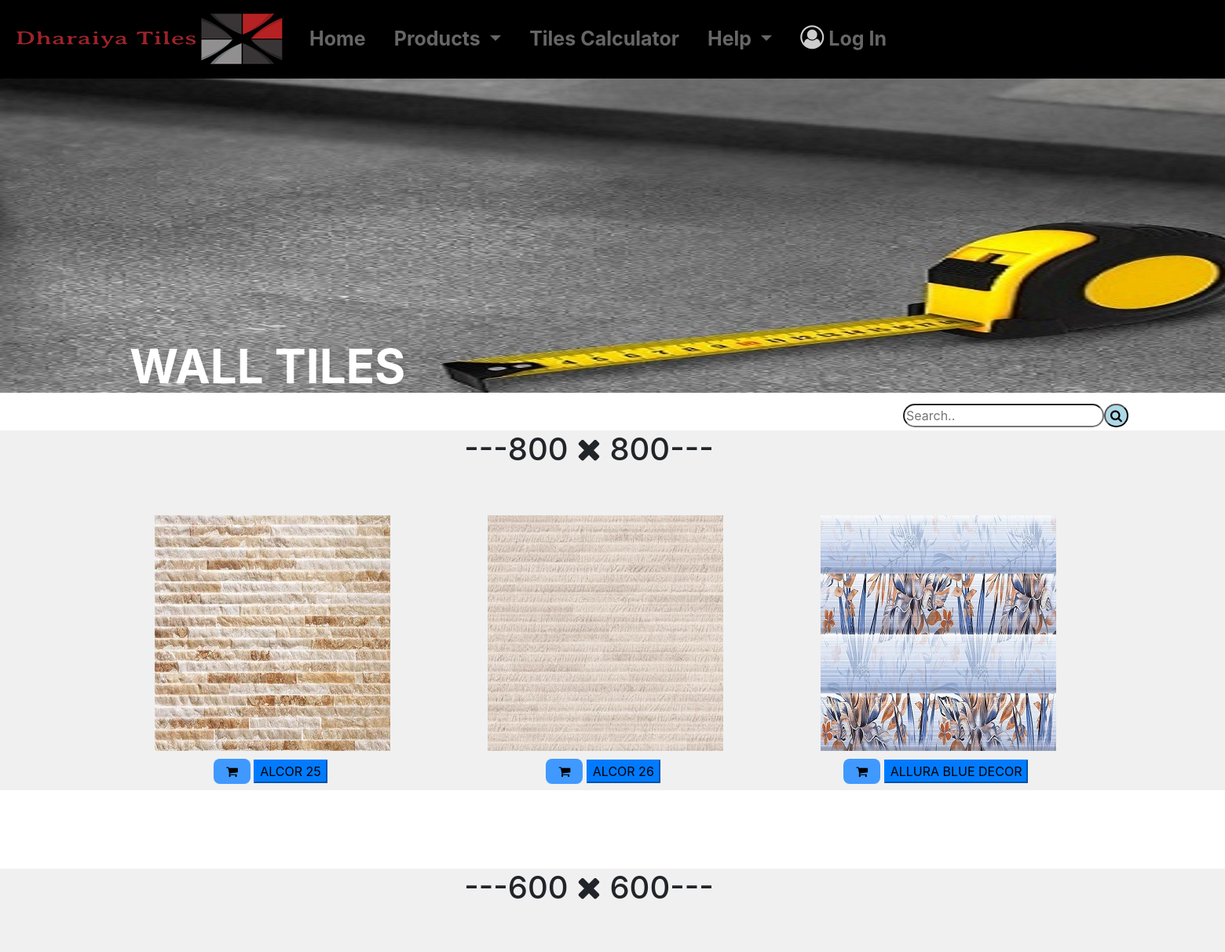
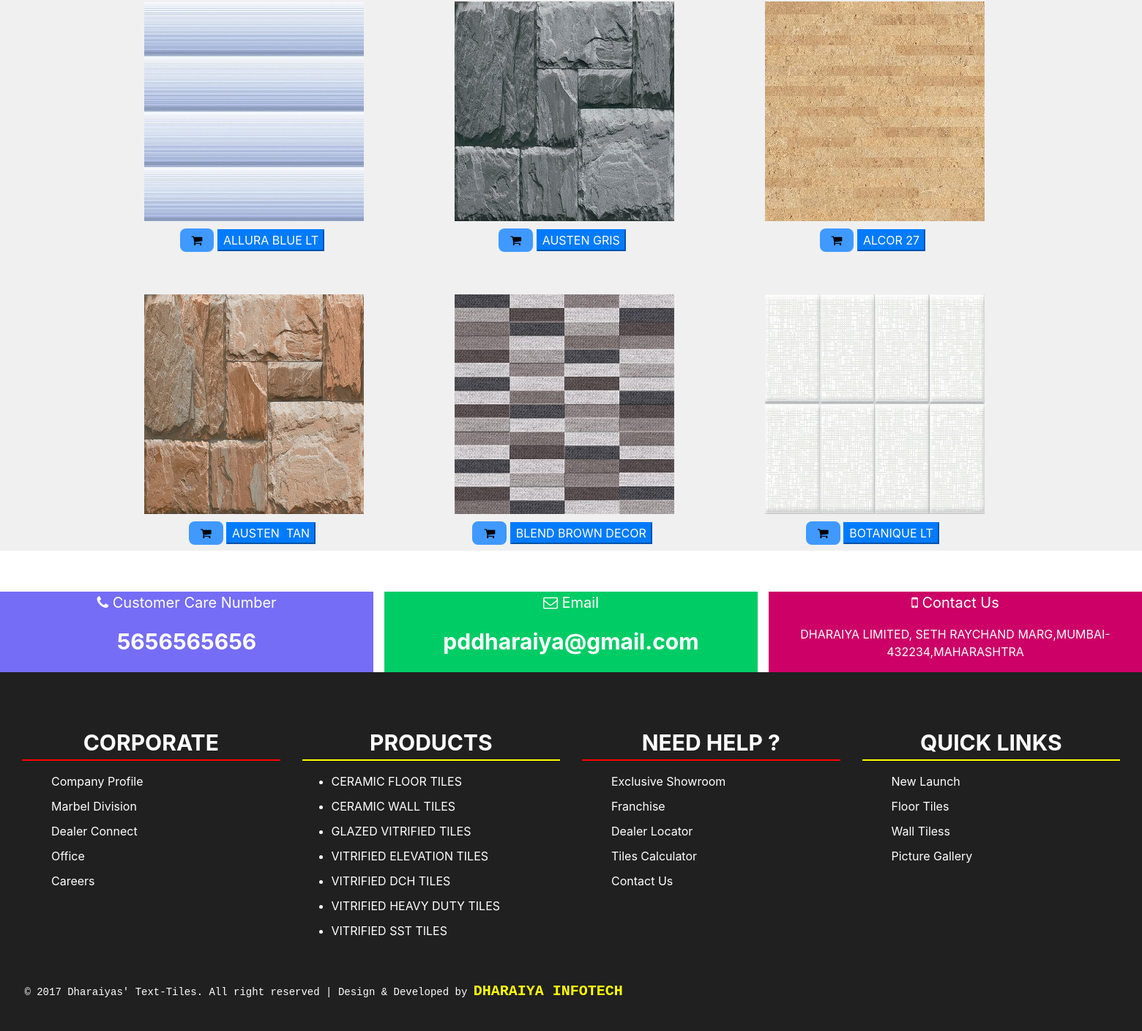
Screenshot of /TilesPage2.php?uid=WALL TILES with the database file from the repository (2 pictures, top to bottom).
### tables this page shows
CREATE TABLE `by_space` (
  `Id` int(10) NOT NULL,
  `Name` varchar(40) NOT NULL,
  `Image` varchar(150) NOT NULL,
  `Tile_Type` varchar(40) NOT NULL,
  `Category` varchar(100) NOT NULL,
  `Finish` varchar(100) NOT NULL,
  `Size` varchar(20) NOT NULL,
  `Price` int(10) NOT NULL
);

CREATE TABLE `categories` (
  `Category` varchar(100) NOT NULL
);

### TilesPage2.php (the view, shortened to what this page needs)
<!DOCTYPE html>
<html>
<head>
    <link rel="stylesheet" href="css/header.css">
    <link rel="stylesheet" href="css/Footer.css">
    <link rel="stylesheet" href="css/TilePage2Css.css">
    <link rel="stylesheet" href="https://maxcdn.bootstrapcdn.com/bootstrap/4.0.0/css/bootstrap.min.css" >
    <link rel="stylesheet" href="css/animate.css">
    <link rel="stylesheet" href="https://cdnjs.cloudflare.com/ajax/libs/font-awesome/4.7.0/css/font-awesome.min.css">
</head>
<body>
<?php
      include('header.php');
?>
<?php
$data=$_GET['uid'];
$data2=$_GET['uid2'];
$data3=$_GET['uid3'];
   if($data != "OUTDOOR TILES " && $data != "LIVING ROOM TILES " && $data != "COMMERCIAL TILES " && $data != "BATHROOM TILES " && $data != "BEDROOM TILES " && $data != "KITCHEN TILES " && $data != "FLOOR TILES " && $data != "WALL TILES " && $data != "CERAMIC TILES " && $data3 != "ECLAT TILES " && $data3 != "GLOSSY TILES " && $data3 != "MATTE TILES " && $data3 != "SATIN MATTE TILES " && $data3 != "LAPATO TILES " && $data3 != "RUSTIC TILES " && $data2 != "CERAMIC WALL TILES " && $data2 != "CERAMIC FLOOR TILES " && $data2 != "GLAZED VITRIFIED TILES " && $data2 != "VITRIFIED ELEVATION TILES " && $data2 != "VITRIFIED DCH TILES " && $data2 != "VITRIFIED HEAVY DUTY TILES " && $data2 != "VITRIFIED SST TILES "){
      echo '<div class="head col-md-12 col-sm-12">
      <figure>';
   }
if($data!=' ')
{
echo '<figcaption><h1 class="wall wow fadeInDown" data-wow-duration="1s" data-wow-delay="0.6s">' . $data .'</h1></figcaption>';
}
?>
</figure>
</div>
<br>
<center>
<form class="form-inline searchFrm sbutton">
        <input type="text" placeholder="Search.." name="search" class="search" id="search">
        <button type="button" class="search_button" >    <i class="fa fa-search"></i></button>
</form>
</center>
<?php
    $sql1="SELECT `Name`,`Tile_Type`, `Image`, `Size`, `Price` FROM `by_space` where (Tile_Type='$data' or Category='$data2' or Finish='$data3')  and size='800 * 800' " ;
    $res=mysqli_query($con,$sql1);
      if (mysqli_num_rows($res) > 0)
      {
        echo '<div class="size">
        <br>
        <h1 class="wow size1 fadeInLeft"> ---800 <i class="fa fa-times" ></i> 800---</h1>
        </div>';
        echo '<section class="tiles row">
        <div class="col-md-1"></div>
        <div class="col-md-10">';
        while ($row = mysqli_fetch_array( $res))
        {
          $name=$row['Name'];
          $type=$row['Tile_Type'];
          $img=$row['Image'];
          $size=$row['Size'];
          $price=$row['Price'];
          echo '<a href="TilesPage3.php ? tile='.$name.'&Tile_type='.$type.'">';
          echo '<center><div class="flipImage col-md-3 col-sm-12 '.ucfirst($name).' '.ucfirst($type).' '.ucfirst($price). ' wow bounceInLeft">';
          echo '<div class="ImageBack">';
          echo '<pre>';
          echo '<b><h3><center>TILES DETAIL </center></h3></b>';
          echo '<b>NAME: </b>' . $name .'<br>';
          echo '<b>TYPE: </b>'. $type .'<br>';
          echo '<b>DISCRIPTION: </b>'. $size .'<br>' ;
          echo '<b>PRICE: </b>' . $price . '<br>';
          echo '</pre>';
          echo '</div>';
          echo '<img src="'.$img.'"><br>';
          echo '<div class="cart"><i class="fa fa-shopping-cart cart2 aria-hidden="true"></i> <input type="button" class="btn-primary" onclick="addToCart('.$name.')" value="'.$name.'" style="color:black;">';
          echo ' </div></center>';
          echo '</a>';
    }
    echo '</div>';
    echo '<div class="col-md-1"></div></section>';
  }
    $sql2="SELECT `Name`,`Tile_Type`, `Image`, `Size`, `Price` FROM `by_space` where (Tile_Type='$data' or Category='$data2') and size='600 * 600' " ;
    $res=mysqli_query($con,$sql2);
      if (mysqli_num_rows($res) > 0)
      {
        echo '<div class="size">
        <h1 class="wow size1 fadeInLeft"> ---600 <i class="fa fa-times" ></i> 600---</h1>
        </div>';
        echo '<section class="tiles row">
        <div class="col-md-1"></div>
        <div class="col-md-10">';
        while ($row = mysqli_fetch_array($res))
        {
          $name=$row['Name'];
          $type=$row['Tile_Type'];
          $img=$row['Image'];
          $size=$row['Size'];
          $price=$row['Price'];
           echo '<a href="TilesPage3.php ? tile='.$name.'&Tile_type='.$type.'">';
          echo '<center><div class="flipImage col-md-3 col-sm-12 '.ucfirst($name).' '.ucfirst($type).' '.ucfirst($price). ' wow bounceInLeft">';
          echo '<div class="ImageBack">';
          echo '<pre>';
          echo '<b><h3><center>TILES DETAIL </center></h3></b>';
          echo '<b>NAME: </b>' . $name .'<br>';
          echo '<b>TYPE: </b>'. $type .'<br>';
          echo '<b>DISCRIPTION: </b>'. $size .'<br>' ;
          echo '<b>PRICE: </b>' . $price . '<br>';
          echo '</pre>';
          echo '</div>';
          echo '<img src="'.$img.'">';
          echo '<div class="cart"><i class="fa fa-shopping-cart cart2 aria-hidden="true"></i> <input type="button" class="btn-primary" value="'.$name.'">';
          echo ' </div></center>';
          echo '</a>';
    }
    echo '</div>';
    echo '<div class="col-md-1"></div></section>';
  }
  include('Footer.php');
?>
</body>
</html>

### header.php (shortened to what this page needs)
	<nav class="navbar navbar-expand-md navbar-dark fixed-top" style="height: 100px;">
  <img class="logo" src="Tiles/Capture8.png">
  <div class="collapse navbar-collapse nav-item " id="collapsibleNavbar">
    <ul class="navbar-nav main-ul">
      <li class="nav-item ">
        <a class="nav-link " href="Projectnav.php">Home</a>
      </li>
      <li class="dropdown more">
      <a href="#" class="dropdown-toggle nav-link product" data-toggle="dropdown" role="button" aria-haspopup="true"
      aria-expanded="false">Products<span class="caret"> </span></a>
      </li>
      <li class="nav-item">
        <a class="nav-link " href="TilesCalculator.php">Tiles Calculator</a>
      </li>
      <li class="dropdown">
        <a href="#" class="dropdown-toggle nav-link" data-toggle="dropdown" role="button" aria-haspopup="true"
        aria-expanded="false">Help<span class="caret"> </span></a>
      </li>
      <li class="nav-item lgin">
        <?php
        if(isset($_SESSION['UserName']))
        {
        echo '<a class="nav-link lgin_a inline" href="logout.php"><i class="fa lgin fa-user-circle-o" style="font-size:30px;color:white"></i> '.$_SESSION['UserName'].'</a>';
        }
        else
        {
        echo '<a class="nav-link lgin_a" href="login.php"><i class="fa lgin fa-user-circle-o" style="font-size:30px;color:white"></i> Log In</a>';
        }
        ?>
      </li>
    </ul>
  </div>
</nav>

### Footer.php
<?php
    include 'connection.php';
    $sql1="SELECT `value` from `admin` where `key`='Customer Care Number'";
    $res=mysqli_query($con,$sql1);
    if(!$res)
    {
      print("error");
    }
    else
    {
    if (mysqli_num_rows($res) > 0)
    {
    $row=mysqli_fetch_array($res);
    echo '<div class="aboutus col-md-12" style="color: white">
    <div class="ccare col-md-4 col-sm-12 wow bounceInUp" style="background-color: rgb(118,109,247);">
    <center>
     <p style="font-size: 20px "><i class="fa fa-phone fa-spin"></i> Customer Care Number</p>
     <p style="font-size: 30px ;  font-weight: bold">'.$row[0].'</p></center>
    </div>';
    }
    else
    {
    print("zero rows");
    }
    }
    $sql2="SELECT `value` from `admin` where `key`='Email'";
    $res=mysqli_query($con,$sql2);
    $row=mysqli_fetch_array($res);
    echo '<div class="email col-md-4 col-sm-12 wow bounceInUp" style="background-color: #00CC66">
    <center>
     <p style="font-size: 20px "><i class="fa fa-envelope-o fa-spin"></i> Email</p>
     <p style="font-size: 30px ; font-weight: bold">'.$row[0].'</p></center>
    </div>';
    $sql3="SELECT `value` from `admin` where `key`='Contact Us'";
    $res=mysqli_query($con,$sql3);
    $row=mysqli_fetch_array($res);
    echo '<div class="contus col-md-4 col-sm-12 wow bounceInUp" style="background-color: #CC0066">
    <center>
     <p style="font-size: 20px "><i class="fa fa-mobile fa-spin"></i> Contact Us</p>
     <p>'.$row[0].'</p></center>
    </div>
  </div>';
?>
<div class="final col-md-12 wow bounceInUp" style="background-color: #202020">
  <div class="corporate col-md-3">
    <center><p style="font-weight: bold;font-size:30px;border-bottom: 2px red solid">CORPORATE</p></center>
    <ul>
      <li style="list-style: none;"><a href="#" style="color: white;text-decoration: none" role="button">Company Profile</li></a>
      <li style="list-style: none;"><a href="#" style="color: white;text-decoration: none" role="button">Marbel Division</li></a>
      <li style="list-style: none;"><a href="dealer.php ? u=DEALER LOCATOR" style="color: white;text-decoration: none" role="button">Dealer Connect</li></a>
      <li style="list-style: none;"><a href="dealer.php ? u=OFFICE LOCATOR" style="color: white;text-decoration: none" role="button">Office</li></a>
      <li style="list-style: none;"><a href="#" style="color: white;text-decoration: none" role="button">Careers</li></a>
    </ul>
  </div>
  <div class="pro col-md-3">
    <center><p style="font-weight: bold;font-size:30px; border-bottom: 2px yellow solid">PRODUCTS</p></center>
    <ul>
      <?php
             include('connection.php');
              $a="SELECT * FROM `categories` WHERE 1";
              $res=mysqli_query($con,$a);
              while($row=mysqli_fetch_array($res))
              {
                  echo '<li><a href="TilesPage2.php ? uid2='.$row[0].' & uid= & uid3= " role="button" style="color: white;text-decoration: none" >'.$row[0].'</a></li>';
              }
             ?>
    </ul>
  </div>
  <div class="need col-md-3">
    <center><p style="font-weight: bold;font-size:30px;border-bottom: 2px red solid">NEED HELP ?</p></center>
    <ul>
      <li style="list-style:none;"><a href="#" style="color: white;text-decoration: none" role="button">Exclusive Showroom</li></a>
      <li style="list-style:none;"><a href="#" style="color: white;text-decoration: none" role="button">Franchise</li></a>
      <li style="list-style:none;"><a href="#" style="color: white;text-decoration: none" role="button">Dealer Locator</li></a>
      <li style="list-style:none;"><a href="#" style="color: white;text-decoration: none" role="button">Tiles Calculator</li></a>
      <li style="list-style:none;"><a href="#" style="color: white;text-decoration: none" role="button">Contact Us</li></a>
    </ul>
  </div>
  <div class="quick col-md-3">
    <center><p style="font-weight: bold;font-size:30px;border-bottom: 2px yellow solid">QUICK LINKS</p></center>
    <ul>
      <li style="list-style:none;"><a href="#" style="color: white;text-decoration: none" role="button">New Launch</li></a>
      <li style="list-style:none;"><a href="TilesPage2.php ? uid=FLOOR TILES & uid2= & uid3= " style="color: white;text-decoration: none" role="button">Floor Tiles</li></a>
      <li style="list-style:none;"><a href="TilesPage2.php ? uid=WALL TILES & uid2= & uid3= " style="color: white;text-decoration: none" role="button">Wall Tiless</li></a>
      <li style="list-style:none;"><a href="#" style="color: white;text-decoration: none" role="button">Picture Gallery</li></a>
    </ul>
  </div>
</div>
<div class="over col-md-12" style="background-color: #202020">
 <pre style="color: white">
 © 2017 Dharaiyas' Text-Tiles. All right reserved | Design & Developed by <b style="color: yellow;font-size:20px ">DHARAIYA INFOTECH </b>
 </pre>
</div>

### css/header.css (style rules this page uses)
body { overflow-x: hidden; }
.lgin { margin-left: 0px; }
.navbar { background-color: black; }
.navbar-nav { margin-left: 0px; }
.navbar-nav a { font-weight: bold; font-size: 25px; margin-left: 20px; opacity: 0.8; color: white; padding: 4px 4px 4px 4px; }
.fa-shopping-cart { background: white; padding: 0.2em 0.2em; border-radius: 0.5em; color:black; }
.caret { margin-top: 7px; }

### css/Footer.css (style rules this page uses)
.aboutus { width: 100%; bottom: 50px; }
.ccare { float: left; height: 110px; margin-left: 0px; position: relative; right: 15px; bottom: 24px; width: 2000px; }
.email { float: left; height: 110px; bottom: 24px; }
.contus { float: left; height: 110px; bottom: 24px; position: relative; left: 15px; }
.final { margin-top: 35px; width: 100%; background-color:black; height: 400px; }
.corporate { float: left; color: white; }
.corporate li { margin-top: 10px; color: white; }
.pro { float: left; color: white; }
.pro li { margin-top: 10px; color: white; }
.need { color: white; float: left; }
.need li { color: white; margin-top: 10px; }
.quick { color: white; float: left; }
.quick li { margin-top: 10px; color: white; }
.over { color: red; bottom: 0px; float: right; height: 90px; }

### css/TilePage2Css.css (style rules this page uses)
body { max-width:2000px; overflow-x: hidden; }
.cart { position: relative; top:10px; }
.lgin { margin-left: 0px; }
.cart2 { background: #4099FF; color: black; padding: 0.5em 1.0em; }
.head { height: 400px; width: 2000px; margin-top: 100px; background-image: url("../Tiles/tilescalculator2.jpg"); background-size: cover; }
.sbutton { position: relative; left: 500px; }
.wall { position: relative; top: 330px; left: 150px; font-size: 60px; color: white; font-weight: bold; }
.search { border-radius: 20px; background-color: white; }
.searchFrm { position: relative; bottom: 10px; margin-left:650px; align-items: right; }
.search_button { border-radius: 20px; background-color: lightblue; }
.size1 { width: 2000px; height: 150px; text-align: center; position: relative; right: 250px; bottom: 30px; background-color: rgb(240,240,240); }
.tiles { margin-top: 5px; position: relative; bottom: 130px; background-color: rgb(240,240,240); }
pre { padding-left:10px; font-size:14px; }
.flipImage { width:300px; height:300px; margin:50px; float:left; }
.flipImage img { width:300px; height:300px; }
.flipImage > .ImageBack { position:absolute; transform: perspective( 600px ) rotateY( 180deg ); background-color:#BFC9CA ; width:300px; height:300px; border-radius: 7px; backface-visibility: hidden; transition: transform .5s linear 0s; }

### rows the page displays
by_space: Image (picture), Name "ALCOR 25"
by_space: Image (picture), Name "ALCOR 26"
by_space: Image (picture), Name "ALLURA BLUE DECOR"
by_space: Image (picture), Name "ALLURA BLUE LT"
by_space: Image (picture), Name "AUSTEN GRIS"
by_space: Image (picture), Name "ALCOR 27"
by_space: Image (picture), Name "AUSTEN TAN"
by_space: Image (picture), Name "BLEND BROWN DECOR"
by_space: Image (picture), Name "BOTANIQUE LT"
categories: Category "CERAMIC FLOOR TILES"
categories: Category "CERAMIC WALL TILES"
categories: Category "GLAZED VITRIFIED TILES"
categories: Category "VITRIFIED ELEVATION TILES"
categories: Category "VITRIFIED DCH TILES"
categories: Category "VITRIFIED HEAVY DUTY TILES"
categories: Category "VITRIFIED SST TILES"

### other values shown
$data "WALL TILES"
$row[0] "5656565656"
$row[0] "pddharaiya@gmail.com"
$row[0] "DHARAIYA LIMITED, SETH RAYCHAND MARG,MUMBAI-432234,MAHARASHTRA"
